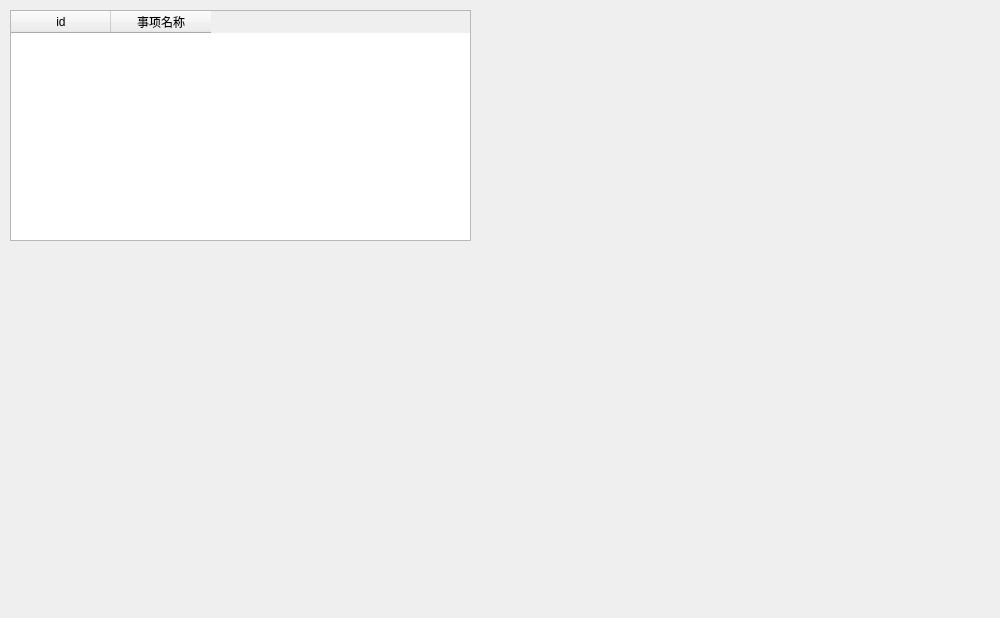
<?xml version="1.0" encoding="UTF-8"?>
<ui version="4.0">
 <class>dailymsy2</class>
 <widget class="QDialog" name="dailymsy2">
  <property name="geometry">
   <rect>
    <x>0</x>
    <y>0</y>
    <width>1000</width>
    <height>618</height>
   </rect>
  </property>
  <property name="minimumSize">
   <size>
    <width>1000</width>
    <height>618</height>
   </size>
  </property>
  <property name="maximumSize">
   <size>
    <width>1000</width>
    <height>618</height>
   </size>
  </property>
  <property name="windowTitle">
   <string>Dialog</string>
  </property>
  <widget class="QTableWidget" name="showImNem">
   <property name="geometry">
    <rect>
     <x>10</x>
     <y>10</y>
     <width>461</width>
     <height>231</height>
    </rect>
   </property>
   <column>
    <property name="text">
     <string>id</string>
    </property>
   </column>
   <column>
    <property name="text">
     <string>事项名称</string>
    </property>
   </column>
  </widget>
 </widget>
 <resources/>
 <connections/>
</ui>
